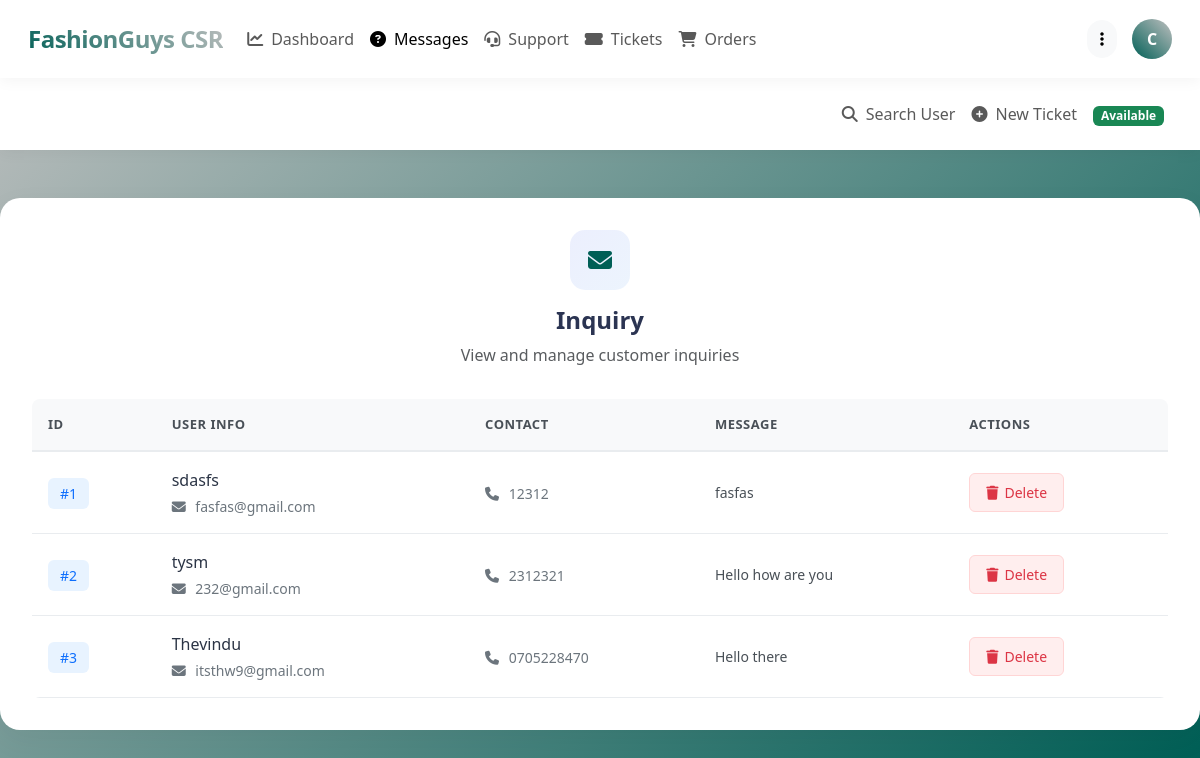
Page /csr/customer_inquiries.php (signed in) on the committed database.
### tables this page shows
CREATE TABLE `customer_sales_representatives` (
  `csr_id` int(10) NOT NULL,
  `name` varchar(30) NOT NULL,
  `expertise` varchar(50) NOT NULL,
  `is_available` tinyint(1) DEFAULT 1,
  `admin_id` int(10) DEFAULT NULL,
  `password` varchar(255) NOT NULL
);

CREATE TABLE `messages` (
  `id` int(100) NOT NULL,
  `user_id` int(100) NOT NULL,
  `name` varchar(100) NOT NULL,
  `email` varchar(100) NOT NULL,
  `number` varchar(12) NOT NULL,
  `message` varchar(500) NOT NULL
);

### csr/customer_inquiries.php (the view, shortened to what this page needs)
<?php
include '../components/connect.php';
?>
<!DOCTYPE html>
<html lang="en">
<head>
   <body style="background: linear-gradient(135deg, #C0C0C0 0%, #005F56 100%); color: #ffffff;">
   <link href="https://cdn.jsdelivr.net/npm/bootstrap@5.3.0/dist/css/bootstrap.min.css" rel="stylesheet">
   <link rel="stylesheet" href="https://cdnjs.cloudflare.com/ajax/libs/font-awesome/6.1.1/css/all.min.css">
</head>
<body>
<?php include '../components/csr_header.php'; ?>
<section class="show-messages mt-5">
    <div class="content-card">
        <div class="card-header">
            <div class="header-icon">
                <i class="fas fa-envelope"></i>
            </div>
            <h2 class="header-title">Inquiry</h2>
            <p class="text-muted">View and manage customer inquiries</p>
        </div>
        <div class="table-container">
            <?php
            $select_messages = $conn->prepare("SELECT * FROM `messages`");
            $select_messages->execute();
            if($select_messages->rowCount() > 0){
            ?>
            <table class="modern-table">
                <thead>
                    <tr>
                        <th>ID</th>
                        <th>User Info</th>
                        <th>Contact</th>
                        <th>Message</th>
                        <th>Actions</th>
                    </tr>
                </thead>
                <tbody>
                    <?php
                    $row_number = 1;
                    while($fetch_message = $select_messages->fetch(PDO::FETCH_ASSOC)){
                    ?>
                    <tr>
                        <td>
                            <span class="id-badge">#<?= $row_number++; ?></span>
                        </td>
                        <td>
                            <div class="user-details">
                                <span class="user-name"><?= $fetch_message['name']; ?></span>
                                <span class="user-email">
                                    <i class="fas fa-envelope"></i> <?= $fetch_message['email']; ?>
                                </span>
                            </div>
                        </td>
                        <td>
                            <span class="user-contact">
                                <i class="fas fa-phone"></i> <?= $fetch_message['number']; ?>
                            </span>
                        </td>
                        <td>
                            <div class="message-content">
                                <?= $fetch_message['message']; ?>
                            </div>
                        </td>
                        <td>
                            <div class="action-buttons">
                                <a href="messages.php?delete=<?= $fetch_message['id']; ?>"
                                   onclick="return confirm('Are you sure you want to delete this message? This action cannot be undone.');"
                                   class="btn-delete">
                                    <i class="fas fa-trash"></i> Delete
                                </a>
                            </div>
                        </td>
                    </tr>
                    <?php } ?>
                </tbody>
            </table>
            <?php } ?>
        </div>
    </div>
</section>
</body>
</html>

### components/csr_header.php (shortened to what this page needs)
<nav class="navbar navbar-expand-lg modern-navbar sticky-top">
    <div class="container-fluid">
        <a class="navbar-brand" href="dashboard.php">
            FashionGuys CSR
        </a>
        <div class="collapse navbar-collapse" id="navbarContent">
            <ul class="navbar-nav me-auto mb-2 mb-lg-0">
                <li class="nav-item">
                    <a class="nav-link <?= basename($_SERVER['PHP_SELF']) == 'dashboard.php' ? 'active' : ''; ?>"
                       href="dashboard.php">
                        <i class="fas fa-chart-line me-2"></i>Dashboard
                    </a>
                </li>
                <li class="nav-item">
                    <a class="nav-link <?= basename($_SERVER['PHP_SELF']) == 'customer_inquiries.php' ? 'active' : ''; ?>"
                       href="customer_inquiries.php">
                        <i class="fas fa-question-circle me-2"></i>Messages
                    </a>
                </li>
                <li class="nav-item">
                    <a class="nav-link <?= basename($_SERVER['PHP_SELF']) == 'active_tickets.php' || basename($_SERVER['PHP_SELF']) == 'pending_tickets.php' || basename($_SERVER['PHP_SELF']) == 'resolved_tickets.php' ? 'active' : ''; ?>"
                       href="active_tickets.php">
                        <i class="fas fa-headset me-2"></i>Support
                    </a>
                </li>
                <li class="nav-item">
                    <a class="nav-link <?= basename($_SERVER['PHP_SELF']) == 'tickets.php' || basename($_SERVER['PHP_SELF']) == 'view_ticket.php' || basename($_SERVER['PHP_SELF']) == 'respond_ticket.php' ? 'active' : ''; ?>"
                       href="tickets.php">
                        <i class="fas fa-ticket-alt me-2"></i>Tickets
                    </a>
                </li>
                <li class="nav-item">
                    <a class="nav-link <?= basename($_SERVER['PHP_SELF']) == 'orders.php' ? 'active' : ''; ?>"
                       href="orders.php">
                        <i class="fas fa-shopping-cart me-2"></i>Orders
                    </a>
                </li>
            </ul>
            <?php
                $select_profile = $conn->prepare("SELECT * FROM `customer_sales_representatives` WHERE csr_id = ?");
                $select_profile->execute([$csr_id]);
                $fetch_profile = $select_profile->fetch(PDO::FETCH_ASSOC);
            ?>
            <div class="profile-section">
                <div class="dropdown">
                    <button class="btn btn-light rounded-pill" data-bs-toggle="dropdown">
                        <i class="fas fa-ellipsis-v"></i>
                    </button>
                </div>
                <div class="dropdown">
                    <div class="profile-image" role="button" data-bs-toggle="dropdown">
                        <?= strtoupper(substr($fetch_profile['name'], 0, 1)); ?>
                    </div>
                </div>
            </div>
        </div>
    </div>
</nav>
<nav class="navbar navbar-expand-lg modern-navbar">
    <div class="container-fluid">
        <div class="collapse navbar-collapse" id="secondaryNavContent">
            <ul class="navbar-nav ms-auto">
                <li class="nav-item">
                    <a class="nav-link" href="user_search.php">
                        <i class="fas fa-search me-2"></i>Search User
                    </a>
                </li>
                <li class="nav-item">
                    <a class="nav-link" href="new_ticket.php">
                        <i class="fas fa-plus-circle me-2"></i>New Ticket
                    </a>
                </li>
                <li class="nav-item">
                    <div class="nav-link">
                        <span class="badge bg-<?= $fetch_profile['is_available'] ? 'success' : 'warning' ?>">
                            <?= $fetch_profile['is_available'] ? 'Available' : 'Away' ?>
                        </span>
                    </div>
                </li>
            </ul>
        </div>
    </div>
</nav>

### components/csr_header.php (style rules this page uses)
:root { --primary-color: #005F56; --secondary-color: #005F56; --accent-color: #C0C0C0; }
.modern-navbar { background: white; padding: 1rem; box-shadow: 0 2px 15px rgba(0,0,0,0.05); }
.navbar-brand { font-size: 1.5rem; font-weight: 700; background: linear-gradient(45deg, var(--primary-color), var(--accent-color)); -webkit-background-clip: text; -webkit-text-fill-color: transparent; letter-spacing: -0.5px; }
.profile-section { display: flex; align-items: center; gap: 15px; }
.profile-image { width: 40px; height: 40px; border-radius: 50%; background: linear-gradient(45deg, var(--primary-color), var(--accent-color)); color: white; display: flex; align-items: center; justify-content: center; font-weight: 600; cursor: pointer; }

### csr/customer_inquiries.php (style rules this page uses)
:root { --primary-color: #005F56; --secondary-color: #C0C0C0; --accent-color: #C0C0C0; --success-color: #2ecc71; --danger-color: #dc3545; --warning-color: #f39c12; }
.content-card { background: white; border-radius: 20px; padding: 2rem; box-shadow: 0 10px 30px rgba(0, 0, 0, 0.05); margin: 2rem auto; max-width: 1200px; }
.card-header { text-align: center; margin-bottom: 2rem; }
.header-icon { width: 60px; height: 60px; border-radius: 15px; background: linear-gradient(135deg, rgba(67, 97, 238, 0.1), rgba(72, 149, 239, 0.1)); color: var(--primary-color); display: flex; align-items: center; justify-content: center; font-size: 1.5rem; margin: 0 auto 1rem; }
.header-title { font-size: 1.5rem; font-weight: 700; color: #2b3452; margin-bottom: 0.5rem; }
.table-container { overflow-x: auto; border-radius: 8px; background: white; }
.modern-table { width: 100%; border-collapse: collapse; margin: 0; padding: 0; background-color: white; }
.modern-table thead tr { background-color: #f8f9fa; border-bottom: 2px solid #e9ecef; }
.modern-table th { padding: 16px; text-align: left; font-weight: 600; color: #495057; text-transform: uppercase; font-size: 13px; letter-spacing: 0.5px; }
.modern-table td { padding: 16px; vertical-align: middle; border-bottom: 1px solid #e9ecef; }
.id-badge { background: #e8f3ff; color: #0d6efd; padding: 6px 12px; border-radius: 6px; font-weight: 500; font-size: 14px; }
.user-details { display: flex; flex-direction: column; gap: 4px; }
.user-name { font-weight: 500; color: #2b3445; }
.user-contact, .user-email { font-size: 14px; color: #6c757d; }
.user-contact i, .user-email i { width: 16px; margin-right: 4px; }
.message-content { font-size: 14px; color: #495057; max-width: 300px; white-space: nowrap; overflow: hidden; text-overflow: ellipsis; }
.action-buttons { display: flex; gap: 8px; }
.btn-delete { padding: 8px 16px; border-radius: 6px; text-decoration: none; font-size: 14px; font-weight: 500; display: inline-flex; align-items: center; gap: 6px; background: #ffeeee; color: #dc3545; border: 1px solid #ffd5d5; transition: all 0.2s; }

### rows in the picture
customer_sales_representatives: name "C"
messages: name "sdasfs", email "fasfas@gmail.com", number "12312", message "fasfas"
messages: name "tysm", email "232@gmail.com", number "2312321", message "Hello how are you"
messages: name "Thevindu", email "itsthw9@gmail.com", number "0705228470", message "Hello there"
